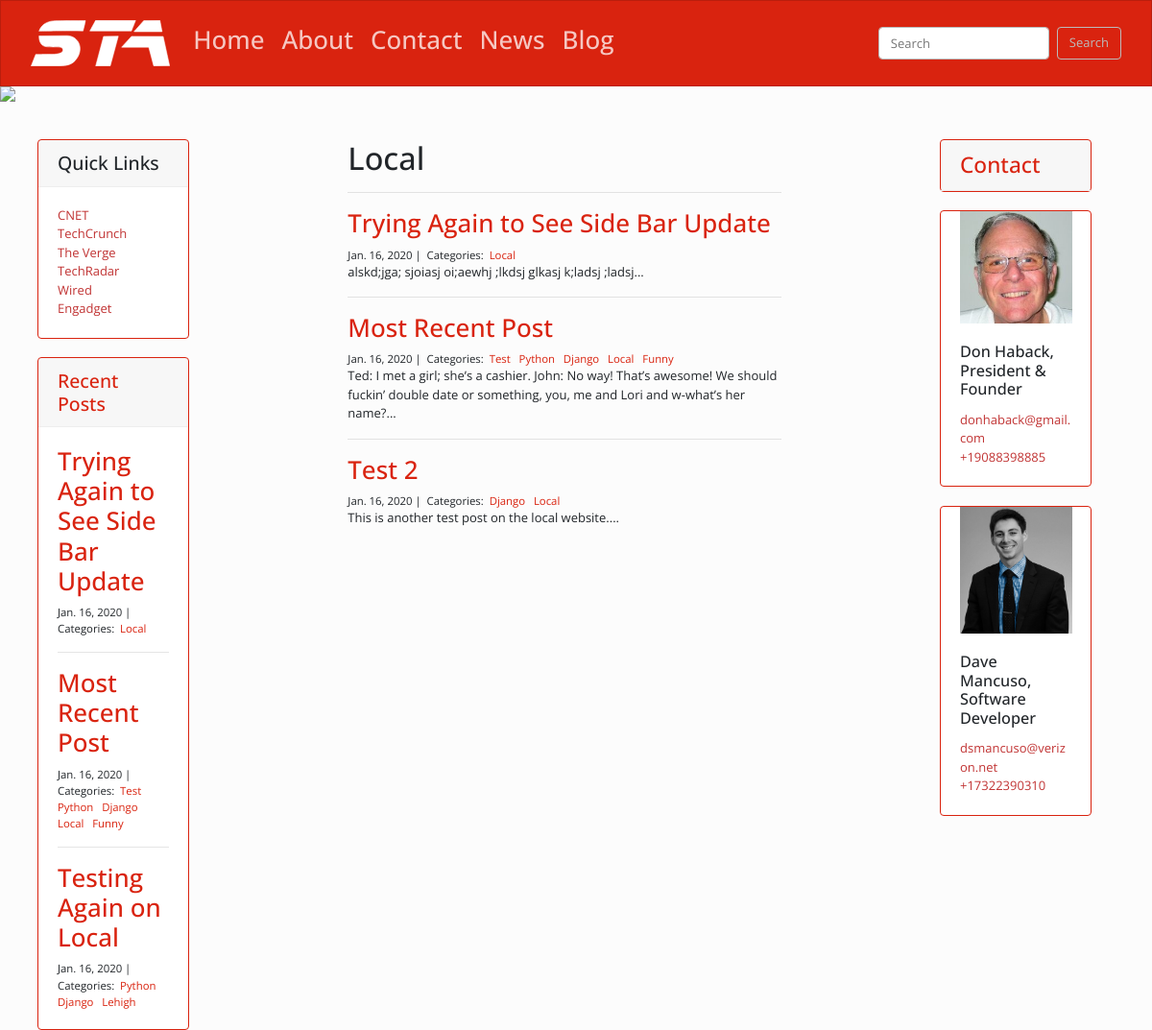
Page /blog/Local on the committed database.
### blog/models.py (models this page shows, shortened)
class Post(models.Model):
    title = models.CharField(max_length=255)
    body = models.TextField()
    created_on = models.DateTimeField(auto_now_add=True)
    last_modified = models.DateTimeField(auto_now=True)
    categories = models.ManyToManyField('Category', related_name='posts')

class Category(models.Model):
    name = models.CharField(max_length=30)

### about/models.py (models this page shows, shortened)
class Biography(models.Model):
    name = models.CharField(max_length=100)
    title = models.CharField(max_length=100)
    image = models.ImageField(upload_to='images/')
    bio = models.TextField()
    email = models.EmailField()
    phone = PhoneNumberField()
    order = models.IntegerField()
    class Meta:
        ordering = ['order']
        verbose_name_plural = 'Biographies'

### blog/views.py (the view)
# urls.py: path('<category>', views.blog_category, name='blog_category'),
def blog_category(request, category):
    posts = Post.objects.filter(
        categories__name__contains=category
    ).order_by(
        '-created_on'
    )
    recent_posts = Post.objects.all().order_by('-created_on')[:3]
    bios = Biography.objects.all()
    context = {
        'category' : category,
        'posts' : posts,
        'recent_posts': recent_posts,
        'bios': bios,
    }
    return render(request, 'blog_category.html', context)

### blog/templates/blog_category.html
{% extends "base.html" %}
{% block page_content %}
<div class="col-md-8 offset-md-2">
    <h1>{{ category | title }}</h1>
    <hr>
    {% for post in posts %}
        <h2><a href="{% url 'blog_detail' post.pk%}">{{ post.title }}</a></h2>
        <small>
            {{ post.created_on.date }} |&nbsp;
            Categories:&nbsp;
            {% for category in post.categories.all %}
            <a href="{% url 'blog_category' category.name %}">
                {{ category.name }}
            </a>&nbsp;
            {% endfor %}
        </small>
        <p>{{ post.body|safe | slice:":150" }}...</p>
        {% if not forloop.last %}
            <hr>
        {% endif %}
    {% endfor %}
</div>
{% endblock %}

### sta_website/templates/base.html (shortened to what this page needs)
{% load static %}
<head>
  <link rel="stylesheet" href="https://bootswatch.com/4/simplex/bootstrap.min.css">
  <link rel="stylesheet" href="https://use.fontawesome.com/releases/v5.8.2/css/all.css">
</head>
<body>
<header>
<nav class="navbar navbar-expand-lg navbar-dark bg-primary">
  <div class="container-fluid">
    <a class="navbar-brand" href="{% url 'home_index' %}"><img src="{% static 'images/STA White.svg' %}"></a>
    <div class="collapse navbar-collapse" id="navbarColor01">
      <ul class="navbar-nav mr-auto">
        <li class="nav-item">
          <a class="nav-link" style="padding-right: 10px" href="{% url 'home_index' %}"> <h2> Home </h2> </a>
        </li>
        <li class="nav-item">
          <a class="nav-link" style="padding-right: 10px" href="{% url 'about_index' %}"> <h2> About </h2> </a>
        </li>
        <li class="nav-item">
          <a class="nav-link" style="padding-right: 10px" href="{% url 'contact_index' %}"> <h2> Contact </h2> </a>
        </li>
        <li class="nav-item">
          <a class="nav-link" style="padding-right: 10px" href="{% url 'news_index' %}"> <h2> News </h2></a>
        </li>
        <li class="nav-item">
          <a class="nav-link" style="padding-right: 10px" href="{% url 'blog_index' %}"> <h2> Blog </h2></a>
        </li>
      </ul>
      <form class="form-inline my-2 my-lg-0" action="{% url 'news_index' %}" method="get">
        <input class="form-control mr-sm-2" type="search" placeholder="Search" aria-label="Search" name="search">
        <button class="btn btn-outline-secondary my-2 my-sm-0" type="submit">Search</button>
      </form>
    </div>
  </div>
</nav>
<img src="{% static 'images/mountains_banner.jpg' %}" class="img-fluid" style="max-height: 300px">
</header>
<br>
<div class="container-fluid">
  <div class="pl-4 pr-5 row">
    <div class="col-md-2">
      <div class="sticky-top">
        <br>
        <div class="card border-primary md-2 d-none d-md-block">
          <h4 class="card-header">Quick Links</h4>
          <div class="card-body">
            <span class="text-nowrap">
              <p class="card-text">
                <a href="https://www.cnet.com/"><font color=#c13434>CNET</font></a> <br>
                <a href="https://www.techcrunch.com/"><font color=#c13434>TechCrunch</font></a> <br>
                <a href="https://www.theverge.com/"><font color=#c13434>The Verge</font></a> <br>
                <a href="https://www.techradar.com/"><font color=#c13434>TechRadar</font></a> <br>
                <a href="https://www.wired.com/"><font color=#c13434>Wired</font></a> <br>
                <a href="https://www.engadget.com/"><font color=#c13434>Engadget</font></a> <br>
              </p>
            </span>
          </div>
        </div>
        <br>
        <div class="card border-primary md-2 d-none d-lg-block">
          <h4 class="card-header"><a href="{% url 'blog_index' %}">Recent Posts</a></h4>
          <div class="card-body">
            {% for recent_post in recent_posts %}
              <h2><a href="{% url 'blog_detail' recent_post.pk%}">{{ recent_post.title }}</a></h2>
              <small>
                  {{ recent_post.created_on.date }} |&nbsp;
                  Categories:&nbsp;
                  {% for category in recent_post.categories.all %}
                  <a href="{% url 'blog_category' category.name %}">
                      {{ category.name }}
                  </a>&nbsp;
                  {% endfor %}
              </small>
              {% if not forloop.last %}
                <hr>
              {% endif %}
            {% endfor %}
          </div>
        </div>
      </div>
    </div>
    <div class="col-md-8">
      <br>
      {% block page_content %} {% endblock%}
    </div>
    <div class="col-md-2">
      <div class="sticky-top">
        <br>
        <div class="card border-primary md-2 d-none d-lg-block">
          <span class="text-nowrap">
            <h3 class="card-header"><a href="{% url 'contact_index' %}">Contact</a></h3>
          </span>
        </div>
        <br>
        {% for bio in bios %}
          <div class="card border-primary md-2 d-none d-lg-block">
            <img class="mx-auto" style="width: 75%; display: block;" src="{{ bio.image.url }}">
            <div class="card-body">
              <h5 class="card-title">{{bio.name}}, {{bio.title}}</h5>
              <p class="card-text">
                <a href="mailto:{{bio.email}}" class="mail"><font color=#c13434>{{bio.email}}</font></a> <br>
                <a href="tel:{{bio.phone}}" class="tel"><font color=#c13434>{{bio.phone}}</font></a>
              </p>
            </div>
          </div>
          {% if not forloop.last %}
            <br>
          {% endif %}
        {% endfor %}
        <br>
      </div>
    </div>
  </div>
</div>
</body>

### rows in the picture
Post: title "Trying Again to See Side Bar Update", created_on "Jan. 16, 2020", body "alskd;jga; sjoiasj oi;aewhj ;lkdsj glkasj k;ladsj ;ladsj"
Category: name "Local"
Post: title "Most Recent Post", created_on "Jan. 16, 2020", body "Ted: I met a girl; she’s a cashier. John: No way! That’s awesome! We should fuckin’ double date or something, you, me and Lori and w-what’s her name?"
Category: name "Test"
Category: name "Python"
Category: name "Django"
Category: name "Funny"
Post: title "Testing Again on Local", created_on "Jan. 16, 2020"
Category: name "Lehigh"
Post: title "Test 2", created_on "Jan. 16, 2020", body "This is another test post on the local website."
Biography: image (picture), name "Don Haback", title "President & Founder", email "donhaback@gmail.com", phone "+19088398885"
Biography: image (picture), name "Dave Mancuso", title "Software Developer", email "dsmancuso@verizon.net", phone "+17322390310"
